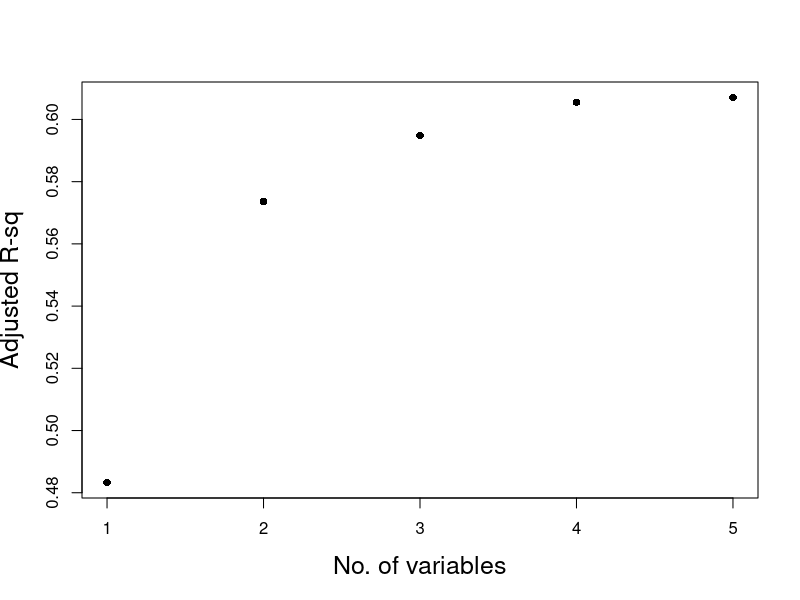
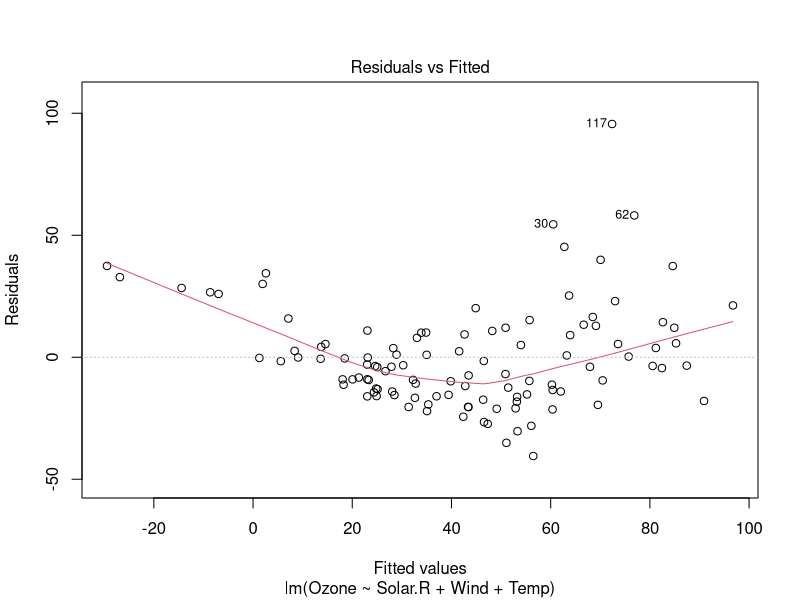
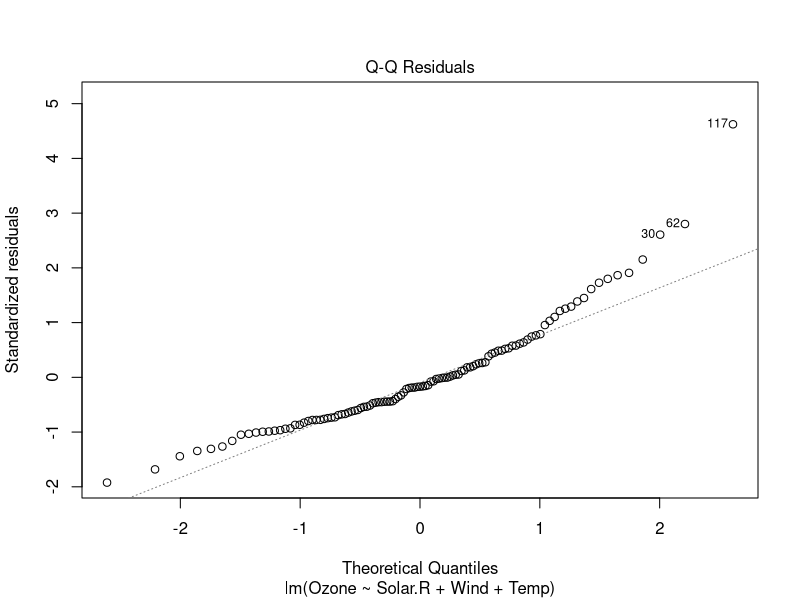
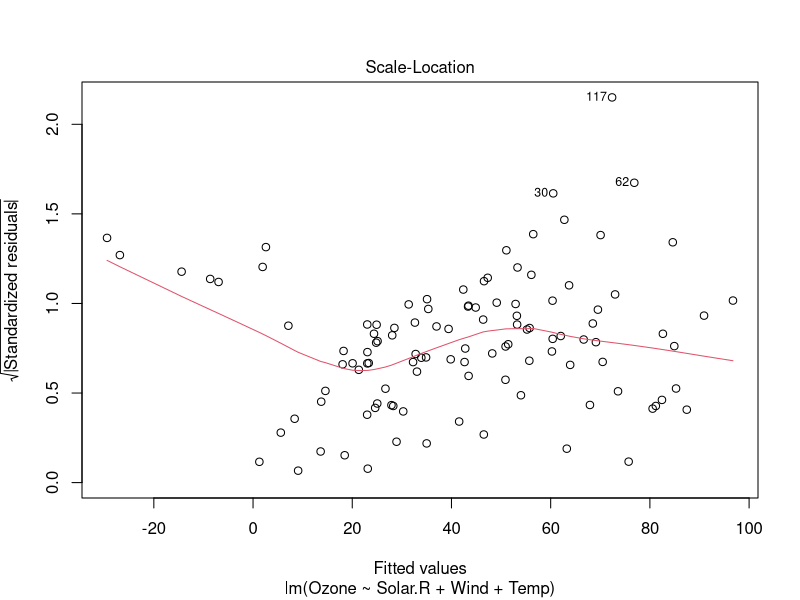
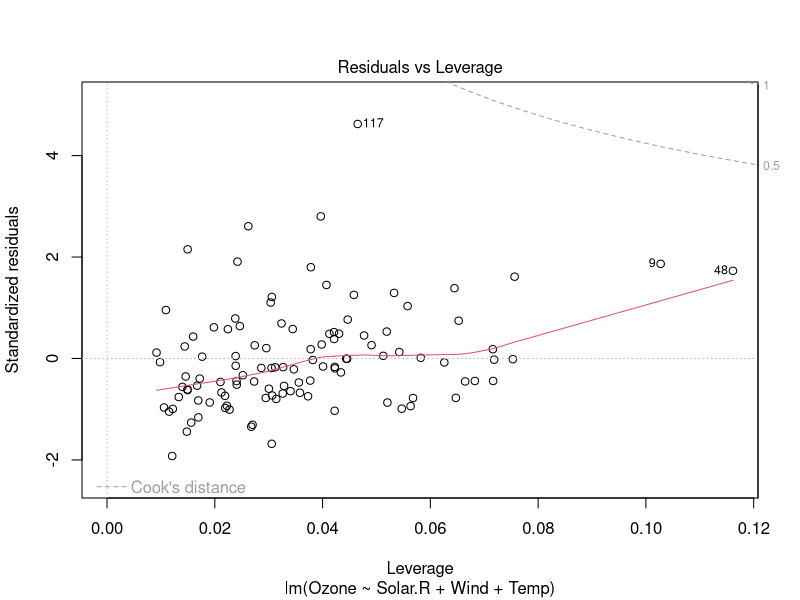
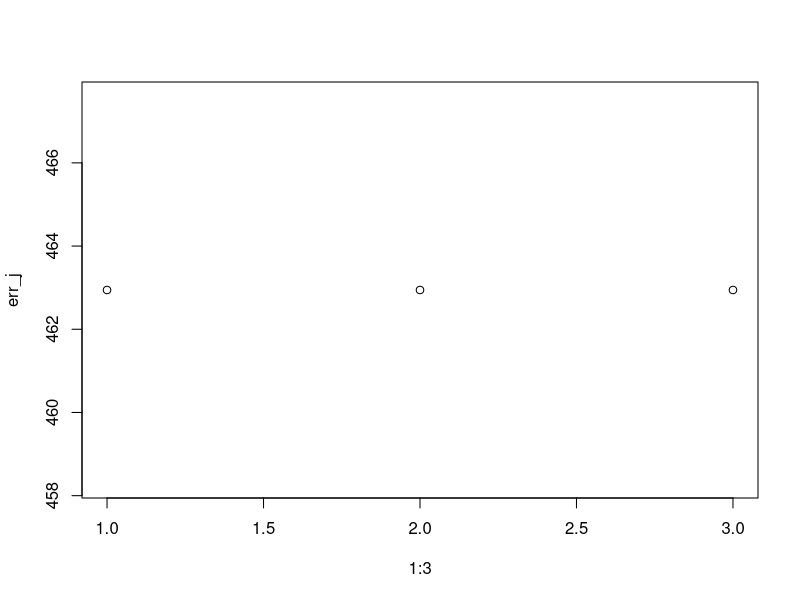

The R script that drew these images, in order:
## ---- chunk 1
knitr::opts_chunk$set(echo = TRUE)
## ---- chunk 2

air <- data.frame(airquality)
dim(air)

## ---- chunk 3

str(air)
head(air)
summary(air)

air.no <- na.omit(air)
summary(air.no)

## ---- chunk 4

library(leaps)

air.bw <- regsubsets(data = air.no,
                     Ozone ~.,
           method = "backward"
           )

air.s <- summary(air.bw)

names(air.s)

plot(air.s$adjr2,
     xlab = "No. of variables",
     ylab = "Adjusted R-sq",
     pch = 16,
     cex.lab = 1.5  
     )

## ---- chunk 5

air.feat <- coef(air.bw,4) 
names(air.feat)

## ---- chunk 6

airbw.mod <- lm(Ozone ~ Solar.R  +  Wind  +  Temp + Month,
                data = air.no
                )

summary(airbw.mod)

## ---- chunk 7

airbw.mod2 <- lm(Ozone ~ Solar.R  +  Wind  +  Temp,
                data = air.no
                )

summary(airbw.mod2)

## ---- chunk 8

library(car)

vif(airbw.mod2)

## ---- chunk 9

fit <- fitted.values(airbw.mod2)
res <- residuals(airbw.mod2)
plot(airbw.mod2)

## ---- chunk 10

summary(airbw.mod2)

## ---- chunk 11

confint(airbw.mod2)

## ---- chunk 12

library(boot)

err_j <- c()
for(j in 1:3)
  
{
  air.j <- air[,1:(j+1)]
  airmod_j <- glm(Ozone ~., data = air.no)
  cv.j <- cv.glm(airmod_j, data = air.no)
  err_j[j] <- cv.j$delta[1]
}

str(cv.j)

plot(1:3, err_j)
  
## ---- chunk 13

mse.air <- mean(err_j)
mse.air

## ---- chunk 14

res.val.reg <- airbw.mod2$residuals

sq.err <- res.val.reg^2

mse.reg <- mean(sq.err)
mse.reg

## ---- chunk 15

ir <- iris

str(ir)

## ---- chunk 16

vir <- ifelse(ir$Species == "virginica", 1, 0)

## ---- chunk 17

table(ir$Species)

tab.ir <- table(ir$Species)/nrow(ir)
tab.ir
